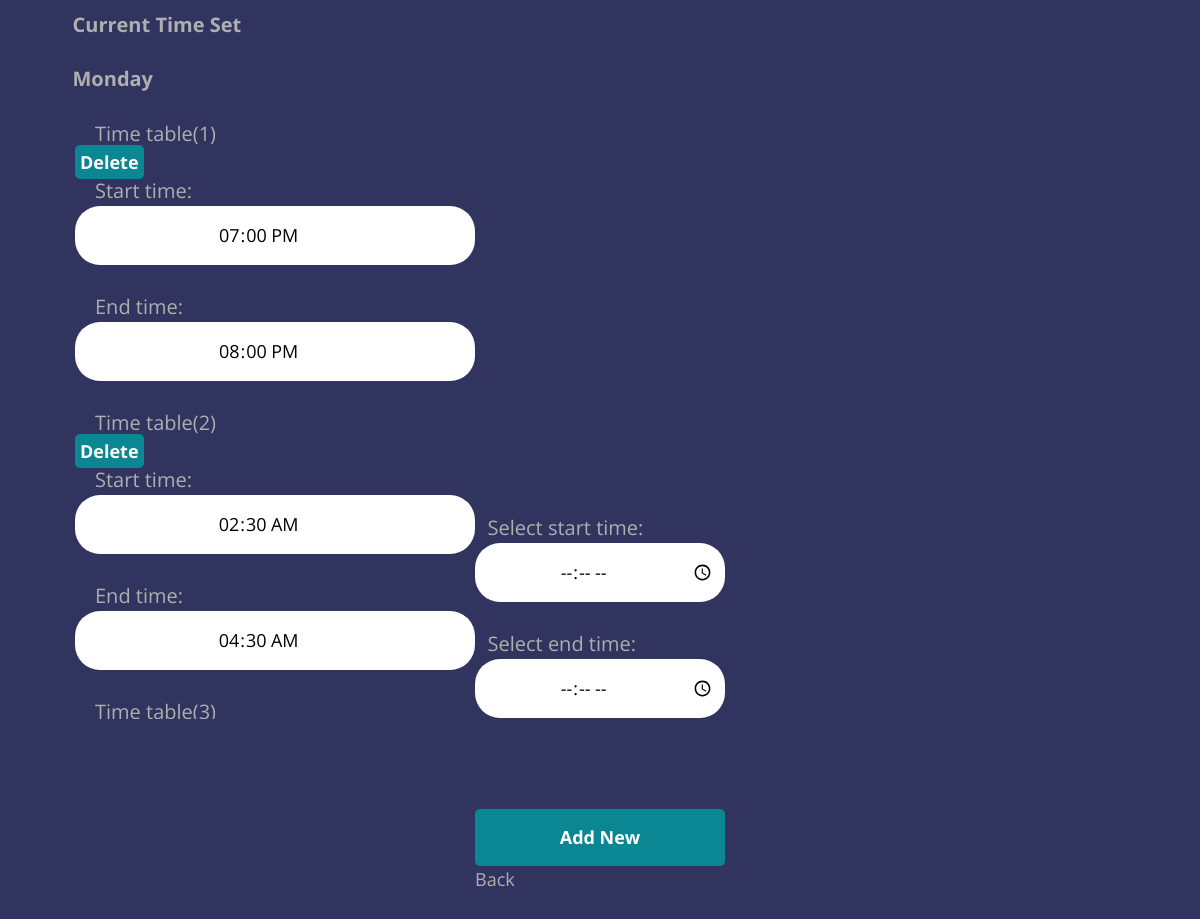
Screenshot of /edit_time_schedule.php?edit&id=1&day=mon (signed in) with the database file from the repository.
### tables this page shows
CREATE TABLE `buzytime` (
  `buzytime_id` int(20) NOT NULL,
  `user_id` int(20) NOT NULL,
  `free_time_start` time NOT NULL,
  `free_time_end` time NOT NULL,
  `day` varchar(20) NOT NULL
);

### edit_time_schedule.php (the view, shortened to what this page needs)
<?php include("dataconnection.php"); ?>
<?php
	 if(isset($_GET["edit"]))
			{
		    $user_id = $_GET["id"];
			$day = $_GET["day"];
			}
				?>
<!DOCTYPE html>
<html lang="en">
<head>
<link rel="stylesheet" type="text/css" href="css/util.css">
<link rel="stylesheet" type="text/css" href="css/main.css">
<link rel="stylesheet" href="https://gc.kis.v2.scr.kaspersky-labs.com/E3E8934C-235A-4B0E-825A-35A08381A191/abn/main.css?attr=aHR0cHM6Ly9jb2xvcmxpYi5jb20vZXRjL3RiL1RhYmxlX0hpZ2hsaWdodF9WZXJ0aWNhbF9Ib3Jpem9udGFsL2luZGV4Lmh0bWw"/></head>
<meta name="viewport" content="width=device-width, initial-scale=1"><link rel="stylesheet" href="https://cdnjs.cloudflare.com/ajax/libs/normalize/5.0.0/normalize.min.css">
<link rel="stylesheet" href="css/tablestyle.css">
<form class="my-form" method="get" enctype="multipart/form-data">
			<div class="card-body px-0 pb-2">
			<div id="time_current">
			<h1 style="margin-left:5%;font-size:20px;">Current Time Set</h1>
			<?php
			if(isset($_GET["edit"]))
			{
		    $user_id = $_GET["id"];
			$day = $_GET["day"];
				if($day=="mon")
				{
					?>
					<h1 style="margin-left:5%;font-size:20px;"><?php echo "Monday";?></h1>
					<?php
				}
			}
						?>
			 <div class="scrollbar" id="style-1">
			<?php
			$i=0;
			if(isset($_GET["edit"]))
			{
				$user_id = $_GET["id"];
				$buzytime = mysqli_query($connect, "SELECT * from buzytime where user_id='$user_id' and day='$day'");
				while($bz = mysqli_fetch_assoc($buzytime))
				{
					?>
					<label style="margin-left:5%;font-size:20px;">Time table(<?php echo $i+1?>)</label><br><a id="delete_button" style="text-decoration:none" href="edit_time_schedule.php?delete&id=<?php echo $user_id;?>&day=<?php echo $day;?>&bzid=<?php echo $bz["buzytime_id"];?>&user_id=<?php echo $user_id;?>" onclick="return confirmation()">Delete</a>
					<br>
					<label style="margin-left:5%;font-size:20px;">Start time:</label>
					<input  style="border-radius:25px;" type="time" pattern="^([0-12]):([0][0])(:[0][0])?$" value="<?php echo $bz["free_time_start"];?>" readonly><br>
					<label style="margin-left:5%;font-size:20px;">End time:</label>
					<input  style="border-radius:25px;" type="time" value="<?php echo $bz["free_time_end"];?>" readonly><br>
					<?php
					$i+=1;
				}
			}
			?>
			</div>
			</div>
              <div class="table-responsive p-0">
                <table class="table align-items-center mb-0">
                  <form name="editfrm" method="get" enctype="multipart/form-data">
					<label style="margin-left:5%;font-size:20px;">Select start time:</label>
					<input  style="border-radius:25px;" id="txtStartTime" type="time" step="1800" onkeyup='checktime();' name="start_time" required><br>
					<label style="margin-left:5%;font-size:20px;">Select end time:</label>
					<input style="border-radius:25px;" type="time" id="txtEndTime" step="1800"name="end_time" onkeyup='checktime();' required><br>
					<input type="hidden" name="day" value="<?php echo $day?>"><br>
					<br><input class="button" type="submit" name="savebtn" value="Add New"  onclick="return Compare()"/>
					</form>
                </table>
              </div>
            </div>
<ul>
      <li>
        <div class="grid grid-3">
          <a class="btn-grid"  href='edit_time_schedule.php?back&id=<?php echo $user_id;?>'
		  name="back"class="front" style="text-decoration: none;">Back</a>
        </div>
      </li>
    </ul>
</form>

### css/main.css (style rules this page uses)
* { margin:0;padding:0;box-sizing:border-box }
body,html { height:100%;font-family:sans-serif }
a { margin:0;transition:all .4s;-webkit-transition:all .4s;-o-transition:all .4s;-moz-transition:all .4s }
h1,h2,h3,h4,h5,h6 { margin:0 }
ul,li { margin:0;list-style-type:none }
input { display:block;outline:none;border:none!important }
table { width:100%;background-color:#fff }

### edit_time_schedule.php (style rules this page uses)
:root { --white: #afafaf; --red: #e31b23; --bodyColor: #30345f; --borderFormEls: hsl(0, 0%, 10%); --bgFormEls: hsl(0, 0%, 14%); --bgFormElsFocus: hsl(0, 7%, 20%); }
* { padding: 0; margin: 0; box-sizing: border-box; outline: none; }
a { color: inherit; }
input, select, textarea, button { font-family: inherit; font-size: 100%; }
button, label { cursor: pointer; }
ul { list-style: none; }
.my-form h1 { margin-bottom: 1.5rem; }
.my-form li, .my-form .grid > *:not(:last-child) { margin-bottom: 1.5rem; }
.my-form select, .my-form input, .my-form textarea, .my-form button { width: 100%; line-height: 1.5; padding: 15px 10px; border: 1px solid var(--borderFormEls); transition: background-color 0.3s cubic-bezier(0.57, 0.21, 0.69, 1.25), transform 0.3s cubic-bezier(0.57, 0.21, 0.69, 1.25); }
.my-form ::placeholder { color: inherit; opacity: 1; }
.my-form *:required, .my-form select { background-repeat: no-repeat; background-position: center right 12px; background-size: 15px 15px; }
.my-form *:required { background-image: url(https://s3-us-west-2.amazonaws.com/s.cdpn.io/162656/asterisk.svg); }
.my-form .btn-grid { position: relative; overflow: hidden; transition: filter 0.2s; }
@media screen and (min-width: 600px) { .my-form .grid { display: grid; grid-gap: 1.5rem; } }
@media screen and (min-width: 600px) { .my-form .grid-3 { grid-template-columns: auto auto auto; align-items: center; } }
label { width:250px; display:inline-block; }
.button { width: 25%; height: 40%; color: #fff; background: #0b8793; font-size: 1em; font-weight: bold; margin-top: 20px; outline: none; border: none; border-radius: 5px; margin-top: 10px; margin-right: 10px; }
#delete_button { width: 35%; height: 20%; color: #fff; background: #0b8793; font-size: 1em; font-weight: bold; margin-top: 20px; outline: none; border: none; border-radius: 5px; margin-top: 10px; margin-right: 10px; padding:5px; }
input { text-align: center; }
#time_current { position: absolute; left: 50px; top: 10px; }
.scrollbar { height: 600px; width: 400px; overflow-y: scroll; margin: 25px; }

### rows the page displays
buzytime: free_time_start "19:00:00", free_time_end "20:00:00"
buzytime: free_time_start "02:30:00", free_time_end "04:30:00"
